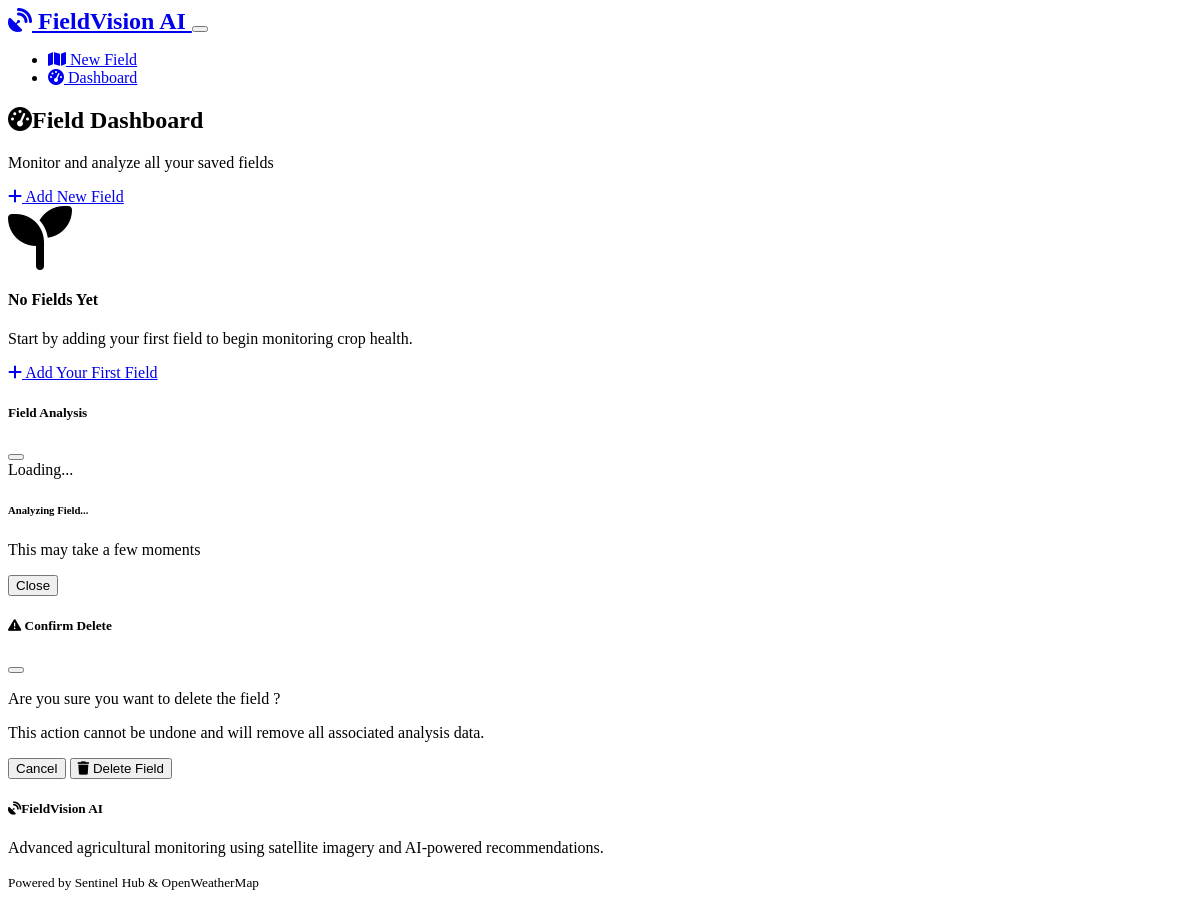
Page /dashboard on the earlier database version.
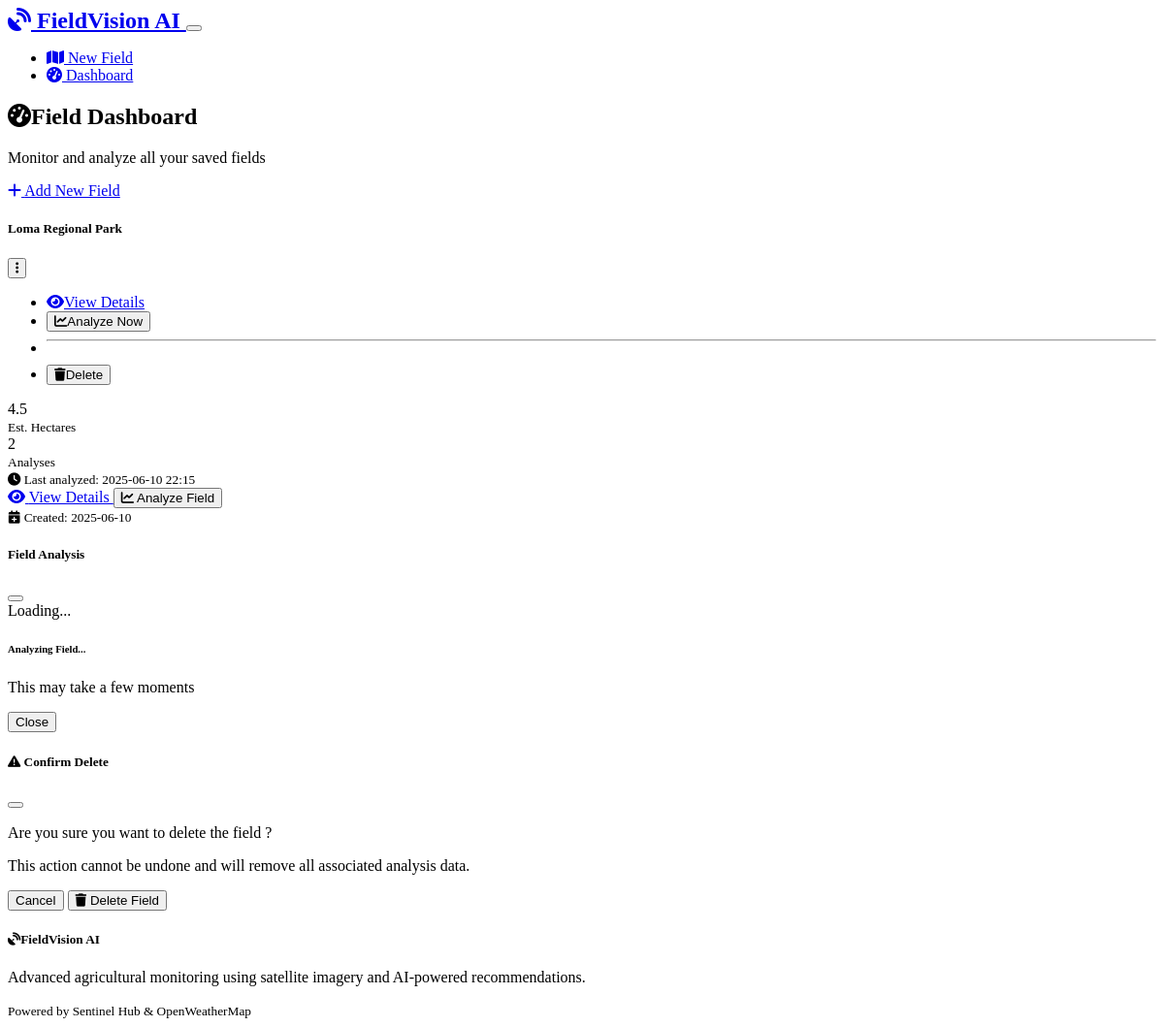
Same page on the later database version.
### models.py (models this page shows, shortened)
class Field(db.Model):
    id = db.Column(db.Integer, primary_key=True)
    name = db.Column(db.String(100), nullable=False)
    polygon_data = db.Column(db.Text, nullable=False)  # JSON string of coordinates
    center_lat = db.Column(db.Float, nullable=False)
    center_lng = db.Column(db.Float, nullable=False)
    created_at = db.Column(db.DateTime, default=datetime.utcnow)
    last_analyzed = db.Column(db.DateTime)
    analyses = db.relationship('FieldAnalysis', backref='field', lazy=True, cascade='all, delete-orphan')
    def get_polygon_coordinates(self):
        return json.loads(self.polygon_data)

### routes.py (the view)
@app.route('/dashboard')
def dashboard():
    fields = Field.query.order_by(Field.created_at.desc()).all()
    return render_template('dashboard.html', fields=fields)

### templates/dashboard.html (shortened to what this page needs)
{% extends "base.html" %}
{% block content %}
<div class="container">
    <div class="row mb-4">
        <div class="col">
            <h2><i class="fas fa-tachometer-alt me-2"></i>Field Dashboard</h2>
            <p class="text-muted">Monitor and analyze all your saved fields</p>
        </div>
        <div class="col-auto">
            <a href="{{ url_for('index') }}" class="btn btn-primary">
                <i class="fas fa-plus me-2"></i>
                Add New Field
            </a>
        </div>
    </div>
    {% if fields %}
        <div class="row">
            {% for field in fields %}
            <div class="col-lg-4 col-md-6 mb-4">
                <div class="card h-100">
                    <div class="card-body">
                        <div class="d-flex justify-content-between align-items-start mb-3">
                            <h5 class="card-title">{{ field.name }}</h5>
                            <div class="dropdown">
                                <button class="btn btn-sm btn-outline-secondary" type="button"
                                        data-bs-toggle="dropdown">
                                    <i class="fas fa-ellipsis-v"></i>
                                </button>
                                <ul class="dropdown-menu">
                                    <li>
                                        <a class="dropdown-item" href="{{ url_for('field_detail', field_id=field.id) }}">
                                            <i class="fas fa-eye me-2"></i>View Details
                                        </a>
                                    </li>
                                    <li>
                                        <button class="dropdown-item text-primary"
                                                onclick="analyzeField({{ field.id }})">
                                            <i class="fas fa-chart-line me-2"></i>Analyze Now
                                        </button>
                                    </li>
                                    <li><hr class="dropdown-divider"></li>
                                    <li>
                                        <button class="dropdown-item text-danger"
                                                onclick="deleteField({{ field.id }}, '{{ field.name }}')">
                                            <i class="fas fa-trash me-2"></i>Delete
                                        </button>
                                    </li>
                                </ul>
                            </div>
                        </div>
                        <div class="row text-center mb-3">
                            <div class="col-6">
                                <div class="border-end">
                                    <div class="fw-bold text-primary">{{ "%.1f"|format(field.get_polygon_coordinates()|length * 0.5) }}</div>
                                    <small class="text-muted">Est. Hectares</small>
                                </div>
                            </div>
                            <div class="col-6">
                                <div class="fw-bold text-info">{{ field.analyses|length }}</div>
                                <small class="text-muted">Analyses</small>
                            </div>
                        </div>
                        {% if field.last_analyzed %}
                            <div class="mb-3">
                                <small class="text-muted">
                                    <i class="fas fa-clock me-1"></i>
                                    Last analyzed: {{ field.last_analyzed.strftime('%Y-%m-%d %H:%M') }}
                                </small>
                            </div>
                        {% endif %}
                        <div class="d-grid gap-2">
                            <a href="{{ url_for('field_detail', field_id=field.id) }}"
                               class="btn btn-outline-primary btn-sm">
                                <i class="fas fa-eye me-2"></i>
                                View Details
                            </a>
                            <button class="btn btn-success btn-sm" onclick="analyzeField({{ field.id }})">
                                <i class="fas fa-chart-line me-2"></i>
                                <span id="analyzeBtn{{ field.id }}">Analyze Field</span>
                            </button>
                        </div>
                    </div>
                    <div class="card-footer text-muted">
                        <small>
                            <i class="fas fa-calendar-plus me-1"></i>
                            Created: {{ field.created_at.strftime('%Y-%m-%d') }}
                        </small>
                    </div>
                </div>
            </div>
            {% endfor %}
        </div>
    {% else %}
        <div class="text-center py-5">
            <div class="mb-4">
                <i class="fas fa-seedling fa-4x text-muted"></i>
            </div>
            <h4>No Fields Yet</h4>
            <p class="text-muted mb-4">Start by adding your first field to begin monitoring crop health.</p>
            <a href="{{ url_for('index') }}" class="btn btn-primary btn-lg">
                <i class="fas fa-plus me-2"></i>
                Add Your First Field
            </a>
        </div>
    {% endif %}
</div>
<div class="modal fade" id="analysisModal" tabindex="-1">
    <div class="modal-dialog modal-lg">
        <div class="modal-content">
            <div class="modal-header">
                <h5 class="modal-title">Field Analysis</h5>
                <button type="button" class="btn-close" data-bs-dismiss="modal"></button>
            </div>
            <div class="modal-body">
                <div id="analysisLoading" class="text-center py-4">
                    <div class="spinner-border text-primary" role="status">
                        <span class="visually-hidden">Loading...</span>
                    </div>
                    <div class="mt-3">
                        <h6>Analyzing Field...</h6>
                        <p class="text-muted">This may take a few moments</p>
                    </div>
                </div>
            </div>
            <div class="modal-footer">
                <button type="button" class="btn btn-secondary" data-bs-dismiss="modal">Close</button>
            </div>
        </div>
    </div>
</div>
<div class="modal fade" id="deleteModal" tabindex="-1">
    <div class="modal-dialog">
        <div class="modal-content">
            <div class="modal-header">
                <h5 class="modal-title text-danger">
                    <i class="fas fa-exclamation-triangle me-2"></i>
                    Confirm Delete
                </h5>
                <button type="button" class="btn-close" data-bs-dismiss="modal"></button>
            </div>
            <div class="modal-body">
                <p>Are you sure you want to delete the field <strong id="deleteFieldName"></strong>?</p>
                <p class="text-muted mb-0">This action cannot be undone and will remove all associated analysis data.</p>
            </div>
            <div class="modal-footer">
                <button type="button" class="btn btn-secondary" data-bs-dismiss="modal">Cancel</button>
                <button type="button" class="btn btn-danger" id="confirmDelete">
                    <i class="fas fa-trash me-2"></i>
                    Delete Field
                </button>
            </div>
        </div>
    </div>
</div>
{% endblock %}

### templates/base.html (shortened to what this page needs)
<!DOCTYPE html>
<html lang="en" data-bs-theme="dark">
<head>
    <link href="https://cdn.replit.com/agent/bootstrap-agent-dark-theme.min.css" rel="stylesheet">
    <link rel="stylesheet" href="https://unpkg.com/leaflet@1.9.4/dist/leaflet.css" />
    <link rel="stylesheet" href="https://unpkg.com/leaflet-draw@1.0.4/dist/leaflet.draw.css" />
    <link rel="stylesheet" href="https://cdnjs.cloudflare.com/ajax/libs/font-awesome/6.4.0/css/all.min.css">
    <link rel="stylesheet" href="{{ url_for('static', filename='css/custom.css') }}">
</head>
<body>
    <nav class="navbar navbar-expand-lg navbar-dark bg-primary">
        <div class="container">
            <a class="navbar-brand" href="{{ url_for('index') }}">
                <i class="fas fa-satellite-dish me-2"></i>
                FieldVision AI
            </a>
            <button class="navbar-toggler" type="button" data-bs-toggle="collapse" data-bs-target="#navbarNav">
            </button>
            <div class="collapse navbar-collapse" id="navbarNav">
                <ul class="navbar-nav ms-auto">
                    <li class="nav-item">
                        <a class="nav-link {% if request.endpoint == 'index' %}active{% endif %}"
                           href="{{ url_for('index') }}">
                            <i class="fas fa-map me-1"></i>
                            New Field
                        </a>
                    </li>
                    <li class="nav-item">
                        <a class="nav-link {% if request.endpoint == 'dashboard' %}active{% endif %}"
                           href="{{ url_for('dashboard') }}">
                            <i class="fas fa-tachometer-alt me-1"></i>
                            Dashboard
                        </a>
                    </li>
                </ul>
            </div>
        </div>
    </nav>
    <main>
        {% block content %}{% endblock %}
    </main>
    <footer class="bg-dark text-light py-4 mt-5">
        <div class="container">
            <div class="row">
                <div class="col-md-8">
                    <h5><i class="fas fa-satellite-dish me-2"></i>FieldVision AI</h5>
                    <p class="mb-0">Advanced agricultural monitoring using satellite imagery and AI-powered recommendations.</p>
                </div>
                <div class="col-md-4 text-md-end">
                    <small class="text-muted">
                        Powered by Sentinel Hub & OpenWeatherMap
                    </small>
                </div>
            </div>
        </div>
    </footer>
</body>
</html>

### static/css/custom.css (style rules this page uses)
.navbar-brand { font-weight: 600; font-size: 1.5rem; }
.navbar-nav .nav-link { font-weight: 500; transition: color 0.2s ease; }
.card { transition: transform 0.2s ease, box-shadow 0.2s ease; }
footer { background: linear-gradient(135deg, var(--bs-dark) 0%, var(--bs-secondary) 100%); }

Differences in the rows shown:
added Field: name "Loma Regional Park", get_polygon_coordinates|length "4.5", analyses|length "2", last_analyzed "2025-06-10 22:15", created_at "2025-06-10"
Other differences:
text no longer shown: "No Fields Yet Start by adding your first field to begin monitoring crop health. Add Your First Field"
